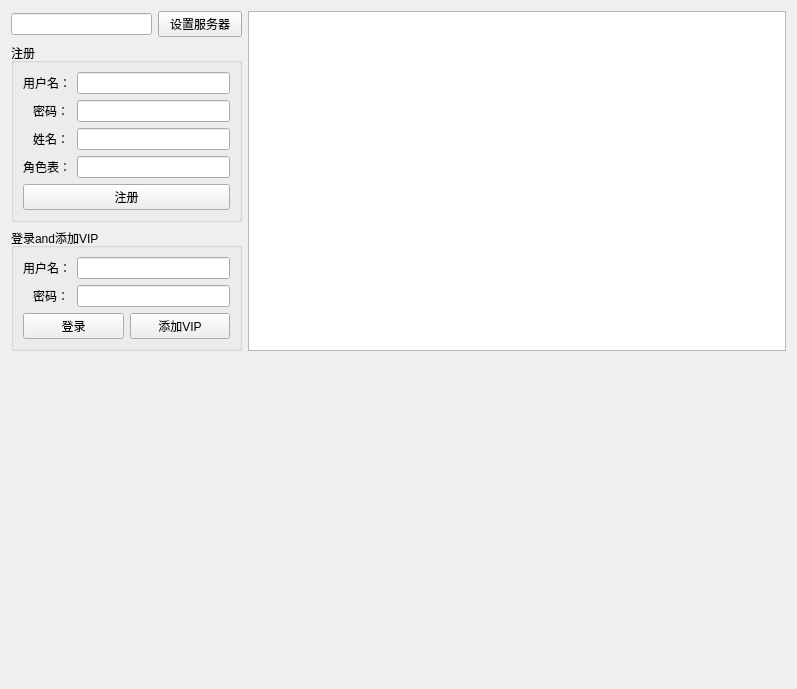
<?xml version="1.0" encoding="UTF-8"?>
<ui version="4.0">
 <class>UserDialog</class>
 <widget class="qMRMLWidget" name="UserDialog">
  <property name="geometry">
   <rect>
    <x>0</x>
    <y>0</y>
    <width>797</width>
    <height>689</height>
   </rect>
  </property>
  <property name="windowTitle">
   <string>支付窗口</string>
  </property>
  <layout class="QVBoxLayout" name="verticalLayout_4" stretch="4,6">
   <item>
    <layout class="QHBoxLayout" name="horizontalLayout_5" stretch="3,7">
     <item>
      <layout class="QVBoxLayout" name="verticalLayout_3" stretch="2,4,4">
       <item>
        <layout class="QHBoxLayout" name="horizontalLayout_4" stretch="5,3">
         <item>
          <widget class="QLineEdit" name="edit_server_info"/>
         </item>
         <item>
          <widget class="QPushButton" name="btn_set_server">
           <property name="text">
            <string>设置服务器</string>
           </property>
          </widget>
         </item>
        </layout>
       </item>
       <item>
        <widget class="QGroupBox" name="groupBox">
         <property name="title">
          <string>注册</string>
         </property>
         <layout class="QHBoxLayout" name="horizontalLayout" stretch="5">
          <item>
           <layout class="QVBoxLayout" name="verticalLayout">
            <item>
             <layout class="QFormLayout" name="formLayout">
              <item row="0" column="0">
               <widget class="QLabel" name="label">
                <property name="sizePolicy">
                 <sizepolicy hsizetype="Expanding" vsizetype="Preferred">
                  <horstretch>0</horstretch>
                  <verstretch>0</verstretch>
                 </sizepolicy>
                </property>
                <property name="text">
                 <string>用户名：</string>
                </property>
                <property name="alignment">
                 <set>Qt::AlignRight|Qt::AlignTrailing|Qt::AlignVCenter</set>
                </property>
               </widget>
              </item>
              <item row="0" column="1">
               <widget class="QLineEdit" name="edit_username">
                <property name="sizePolicy">
                 <sizepolicy hsizetype="Expanding" vsizetype="Fixed">
                  <horstretch>0</horstretch>
                  <verstretch>0</verstretch>
                 </sizepolicy>
                </property>
               </widget>
              </item>
              <item row="1" column="0">
               <widget class="QLabel" name="label_2">
                <property name="sizePolicy">
                 <sizepolicy hsizetype="Preferred" vsizetype="Preferred">
                  <horstretch>0</horstretch>
                  <verstretch>0</verstretch>
                 </sizepolicy>
                </property>
                <property name="text">
                 <string>   密码：</string>
                </property>
                <property name="alignment">
                 <set>Qt::AlignRight|Qt::AlignTrailing|Qt::AlignVCenter</set>
                </property>
               </widget>
              </item>
              <item row="2" column="0">
               <widget class="QLabel" name="label_3">
                <property name="sizePolicy">
                 <sizepolicy hsizetype="Preferred" vsizetype="Preferred">
                  <horstretch>0</horstretch>
                  <verstretch>0</verstretch>
                 </sizepolicy>
                </property>
                <property name="text">
                 <string>   姓名：</string>
                </property>
                <property name="alignment">
                 <set>Qt::AlignRight|Qt::AlignTrailing|Qt::AlignVCenter</set>
                </property>
               </widget>
              </item>
              <item row="3" column="0">
               <widget class="QLabel" name="label_4">
                <property name="sizePolicy">
                 <sizepolicy hsizetype="Preferred" vsizetype="Preferred">
                  <horstretch>0</horstretch>
                  <verstretch>0</verstretch>
                 </sizepolicy>
                </property>
                <property name="layoutDirection">
                 <enum>Qt::RightToLeft</enum>
                </property>
                <property name="text">
                 <string>角色表：</string>
                </property>
                <property name="alignment">
                 <set>Qt::AlignRight|Qt::AlignTrailing|Qt::AlignVCenter</set>
                </property>
               </widget>
              </item>
              <item row="3" column="1">
               <widget class="QLineEdit" name="edit_role_ids">
                <property name="sizePolicy">
                 <sizepolicy hsizetype="Expanding" vsizetype="Fixed">
                  <horstretch>0</horstretch>
                  <verstretch>0</verstretch>
                 </sizepolicy>
                </property>
               </widget>
              </item>
              <item row="2" column="1">
               <widget class="QLineEdit" name="edit_real_name">
                <property name="sizePolicy">
                 <sizepolicy hsizetype="Expanding" vsizetype="Fixed">
                  <horstretch>0</horstretch>
                  <verstretch>0</verstretch>
                 </sizepolicy>
                </property>
               </widget>
              </item>
              <item row="1" column="1">
               <widget class="QLineEdit" name="edit_password">
                <property name="sizePolicy">
                 <sizepolicy hsizetype="Expanding" vsizetype="Fixed">
                  <horstretch>0</horstretch>
                  <verstretch>0</verstretch>
                 </sizepolicy>
                </property>
                <property name="echoMode">
                 <enum>QLineEdit::PasswordEchoOnEdit</enum>
                </property>
               </widget>
              </item>
             </layout>
            </item>
            <item>
             <widget class="QPushButton" name="btn_register">
              <property name="sizePolicy">
               <sizepolicy hsizetype="Minimum" vsizetype="Expanding">
                <horstretch>0</horstretch>
                <verstretch>0</verstretch>
               </sizepolicy>
              </property>
              <property name="text">
               <string>注册</string>
              </property>
             </widget>
            </item>
           </layout>
          </item>
         </layout>
        </widget>
       </item>
       <item>
        <widget class="QGroupBox" name="groupBox_2">
         <property name="title">
          <string>登录and添加VIP</string>
         </property>
         <layout class="QHBoxLayout" name="horizontalLayout_3" stretch="5">
          <item>
           <layout class="QVBoxLayout" name="verticalLayout_2" stretch="5,2">
            <item>
             <layout class="QFormLayout" name="formLayout_2">
              <item row="0" column="0">
               <widget class="QLabel" name="label_5">
                <property name="sizePolicy">
                 <sizepolicy hsizetype="Expanding" vsizetype="Preferred">
                  <horstretch>0</horstretch>
                  <verstretch>0</verstretch>
                 </sizepolicy>
                </property>
                <property name="text">
                 <string>用户名：</string>
                </property>
                <property name="alignment">
                 <set>Qt::AlignCenter</set>
                </property>
               </widget>
              </item>
              <item row="0" column="1">
               <widget class="QLineEdit" name="edit_login_username">
                <property name="sizePolicy">
                 <sizepolicy hsizetype="Expanding" vsizetype="Expanding">
                  <horstretch>0</horstretch>
                  <verstretch>0</verstretch>
                 </sizepolicy>
                </property>
               </widget>
              </item>
              <item row="1" column="1">
               <widget class="QLineEdit" name="edit_login_password">
                <property name="sizePolicy">
                 <sizepolicy hsizetype="Expanding" vsizetype="Expanding">
                  <horstretch>0</horstretch>
                  <verstretch>0</verstretch>
                 </sizepolicy>
                </property>
                <property name="echoMode">
                 <enum>QLineEdit::PasswordEchoOnEdit</enum>
                </property>
               </widget>
              </item>
              <item row="1" column="0">
               <widget class="QLabel" name="label_6">
                <property name="sizePolicy">
                 <sizepolicy hsizetype="Preferred" vsizetype="Preferred">
                  <horstretch>0</horstretch>
                  <verstretch>0</verstretch>
                 </sizepolicy>
                </property>
                <property name="text">
                 <string>   密码：</string>
                </property>
                <property name="alignment">
                 <set>Qt::AlignRight|Qt::AlignTrailing|Qt::AlignVCenter</set>
                </property>
               </widget>
              </item>
             </layout>
            </item>
            <item>
             <layout class="QHBoxLayout" name="horizontalLayout_2">
              <item>
               <widget class="QPushButton" name="btn_login">
                <property name="sizePolicy">
                 <sizepolicy hsizetype="Minimum" vsizetype="Expanding">
                  <horstretch>0</horstretch>
                  <verstretch>0</verstretch>
                 </sizepolicy>
                </property>
                <property name="text">
                 <string>登录</string>
                </property>
               </widget>
              </item>
              <item>
               <widget class="QPushButton" name="btn_add_vip">
                <property name="sizePolicy">
                 <sizepolicy hsizetype="Minimum" vsizetype="Expanding">
                  <horstretch>0</horstretch>
                  <verstretch>0</verstretch>
                 </sizepolicy>
                </property>
                <property name="text">
                 <string>添加VIP</string>
                </property>
               </widget>
              </item>
             </layout>
            </item>
           </layout>
          </item>
         </layout>
        </widget>
       </item>
      </layout>
     </item>
     <item>
      <widget class="QTextEdit" name="text_response"/>
     </item>
    </layout>
   </item>
   <item>
    <spacer name="verticalSpacer">
     <property name="orientation">
      <enum>Qt::Vertical</enum>
     </property>
     <property name="sizeHint" stdset="0">
      <size>
       <width>20</width>
       <height>333</height>
      </size>
     </property>
    </spacer>
   </item>
  </layout>
 </widget>
 <customwidgets>
  <customwidget>
   <class>qMRMLWidget</class>
   <extends>QWidget</extends>
   <header>qmrmlwidget.h</header>
   <container>1</container>
  </customwidget>
 </customwidgets>
 <resources/>
 <connections/>
</ui>
